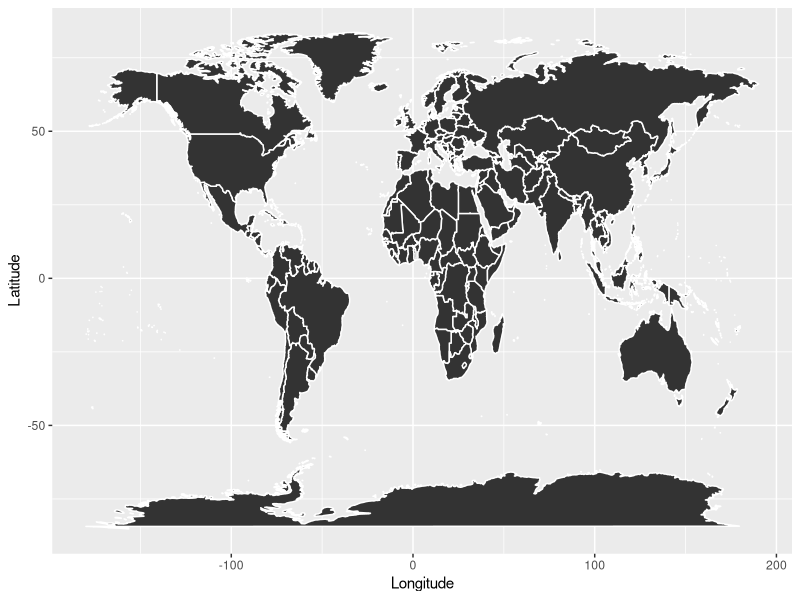
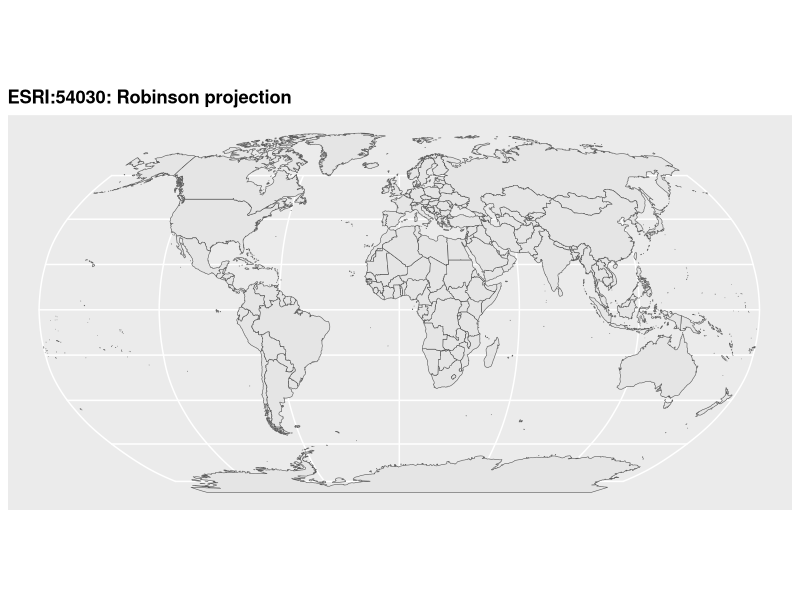
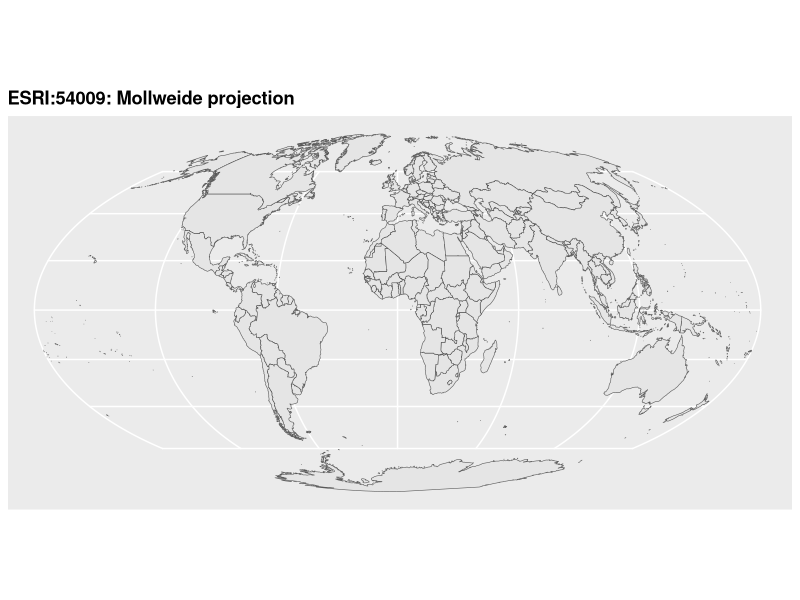
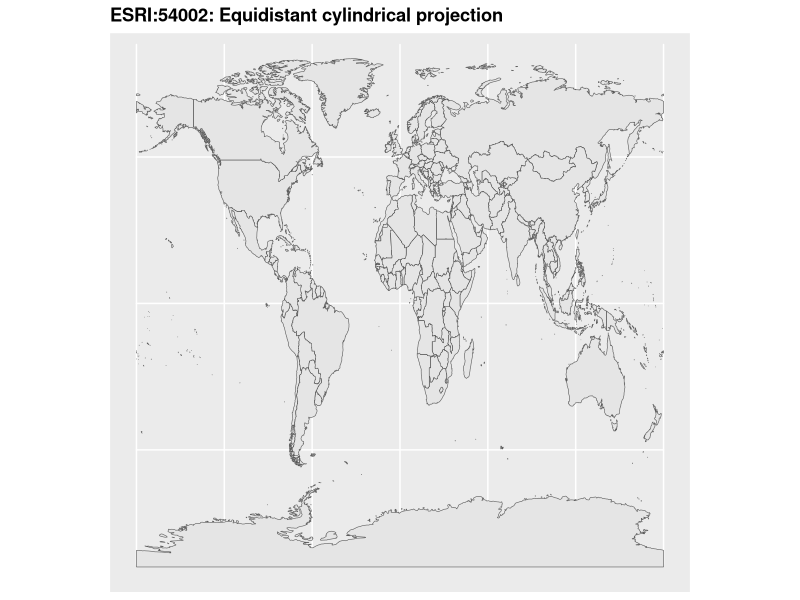
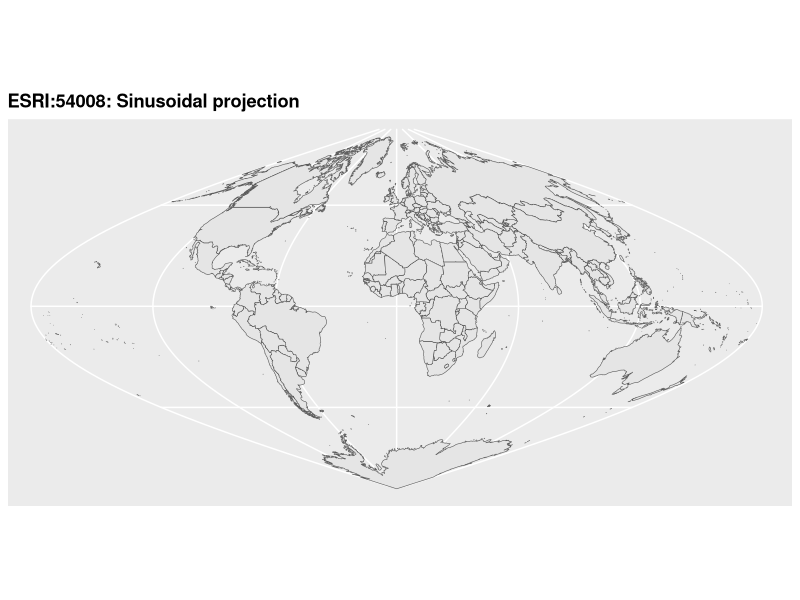

Recreate these plots in R, in order.
## ---- chunk 1
library(ggplot2)
map <- map_data("world")
ggplot(data = map, aes(long, lat, group = group)) + geom_polygon(color = "white") +
  labs(x = "Longitude",
       y = "Latitude") +
  theme(legend.position = "none")
## ---- chunk 2
library(tidyverse)
library(sf)
library(rnaturalearth)
library(rnaturalearthdata)
#https://r-spatial.org/r/2018/10/25/ggplot2-sf.html
world <- ne_countries(scale = "medium", returnclass = "sf")
p1 <- ggplot(data = world)+
  geom_sf()+
  labs(title = 'ESRI:54030: Robinson projection')+             theme(plot.title = element_text(face = "bold"))+
  coord_sf(crs = st_crs("ESRI:54030"))

## ---- chunk 3
p2 <- ggplot(data = world)+
  geom_sf()+
  labs(title = 'ESRI:54009: Mollweide projection')+             theme(plot.title = element_text(face = "bold"))+
  coord_sf(crs = st_crs("ESRI:54009"))

p3 <- ggplot(data = world)+
  geom_sf()+
  labs(title = 'ESRI:54002: Equidistant cylindrical projection')+             theme(plot.title = element_text(face = "bold"))+
  coord_sf(crs = st_crs("ESRI:54002"))

p4 <- ggplot(data = world)+
  geom_sf()+
  labs(title = 'ESRI:54008: Sinusoidal projection')+             theme(plot.title = element_text(face = "bold"))+
  coord_sf(crs = st_crs("ESRI:54008"))

 
## ---- chunk 4
p1
p2
p3
p4
## ---- chunk 5
library(sf)
library(rnaturalearth)

# Read shapefile
world <- ne_countries(scale = "medium", returnclass = "sf")
head(world)

# Check CRS
st_crs(world)
#> CRS: EPSG:4326 (WGS84) → unprojected lat/lon in degrees

# Project to UTM
world_utm <- st_transform(world, crs = 32633)
#> CRS: EPSG:32633 → projected in meters
